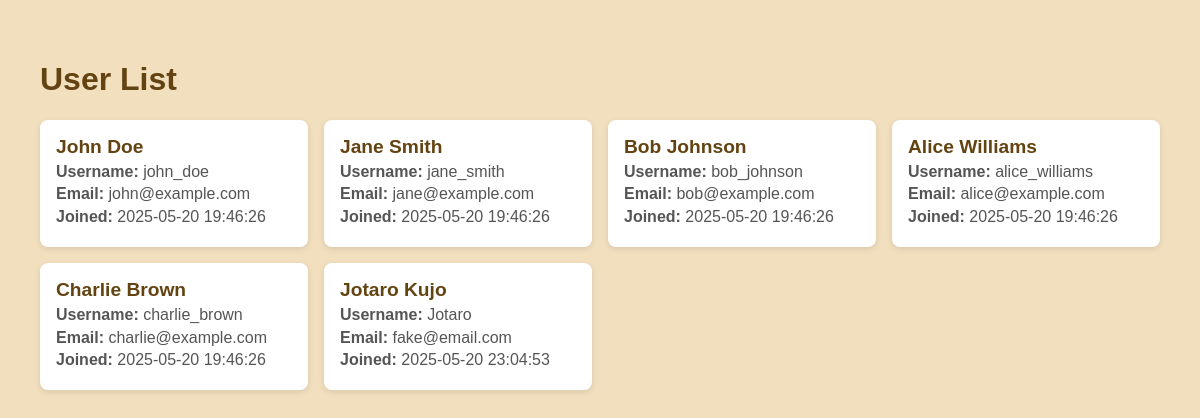
/users, run on an earlier commit of the app's database.
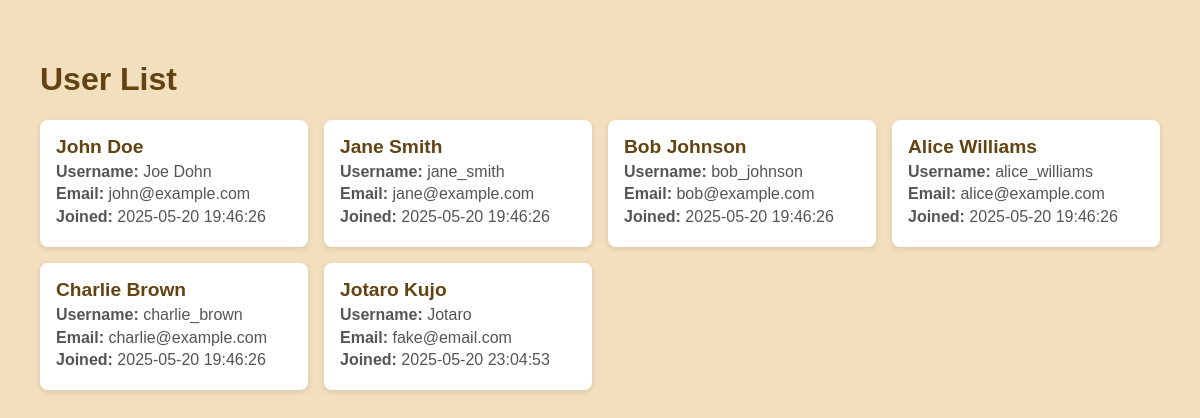
And on a later commit of the database.
### tables this page shows
CREATE TABLE users (
            user_id INTEGER PRIMARY KEY,
            username TEXT NOT NULL UNIQUE,
            email TEXT NOT NULL UNIQUE,
            password TEXT NOT NULL,
            full_name TEXT,
            profile_picture TEXT,
            settings TEXT,
            created_at TIMESTAMP DEFAULT CURRENT_TIMESTAMP
        );

### main.py (the view)
@app.route('/users')
def user_queries():
    user_queries_instance = UserQueries()
    users = user_queries_instance.get_all_users()
    return render_template('user_queries.html', users=users)

### src/queries/user_queries.py (called while the page is built)
    def get_all_users(self):
        return self._execute_query("SELECT * FROM users;", mode=QueryMode.FETCH_ALL)

### src/utils/db.py (called while the page is built)
def get_connection():
    this_file_path = os.path.abspath(__file__)
    utils_dir = os.path.dirname(this_file_path)
    src_dir = os.path.dirname(utils_dir)
    project_root = os.path.dirname(src_dir)
    data_dir = os.path.join(project_root, 'data')
    os.makedirs(data_dir, exist_ok=True)
    db_file_path = os.path.join(data_dir, 'moonwind.db')
    conn = sqlite3.connect(db_file_path)
    conn.row_factory = sqlite3.Row
    return conn

### src/templates/user_queries.html (shortened to what this page needs)
<!DOCTYPE html>
<html>
<head>
</head>
<body>
    <h1>User List</h1>
    <div class="user-grid">
        {% for user in users %}
            <div class="user-card">
                <h3>{{ user.full_name }}</h3>
                <p><strong>Username:</strong> {{ user.username }}</p>
                <p><strong>Email:</strong> {{ user.email }}</p>
                {% if user.created_at %}
                    <p><strong>Joined:</strong> {{ user.created_at }}</p>
                {% endif %}
            </div>
        {% endfor %}
    </div>
</body>
</html>

What changed in the data, as far as the page shows it:
changed users "John Doe": username "john_doe" → "Joe Dohn"
